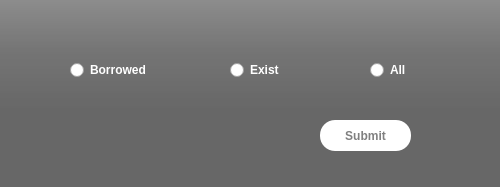
<?xml version="1.0" encoding="UTF-8"?>
<ui version="4.0">
 <class>MainWindow</class>
 <widget class="QMainWindow" name="MainWindow">
  <property name="geometry">
   <rect>
    <x>0</x>
    <y>0</y>
    <width>500</width>
    <height>187</height>
   </rect>
  </property>
  <property name="windowTitle">
   <string>Book Status</string>
  </property>
  <widget class="QWidget" name="centralwidget">
   <widget class="QLabel" name="label">
    <property name="geometry">
     <rect>
      <x>0</x>
      <y>0</y>
      <width>500</width>
      <height>187</height>
     </rect>
    </property>
    <property name="styleSheet">
     <string notr="true">border-image: url(:/newPrefix/bg1.jpg);</string>
    </property>
    <property name="text">
     <string/>
    </property>
   </widget>
   <widget class="QLabel" name="label_2">
    <property name="geometry">
     <rect>
      <x>0</x>
      <y>0</y>
      <width>500</width>
      <height>187</height>
     </rect>
    </property>
    <property name="styleSheet">
     <string notr="true">background-color: qlineargradient(spread:pad, x1:0, x2:0, y2:0.715909, stop:0 rgba(0,0,0,9), stop:0.375 rgba(0,0,0,50), stop:0.835277 rgba(0,0,0,75));
</string>
    </property>
    <property name="text">
     <string/>
    </property>
   </widget>
   <widget class="QLabel" name="label_3">
    <property name="geometry">
     <rect>
      <x>0</x>
      <y>0</y>
      <width>500</width>
      <height>187</height>
     </rect>
    </property>
    <property name="styleSheet">
     <string notr="true">background-color: rgba(0,0,0,100);
</string>
    </property>
    <property name="text">
     <string/>
    </property>
   </widget>
   <widget class="QPushButton" name="button">
    <property name="geometry">
     <rect>
      <x>320</x>
      <y>120</y>
      <width>91</width>
      <height>31</height>
     </rect>
    </property>
    <property name="font">
     <font>
      <pointsize>9</pointsize>
      <weight>75</weight>
      <bold>true</bold>
     </font>
    </property>
    <property name="cursor">
     <cursorShape>PointingHandCursor</cursorShape>
    </property>
    <property name="styleSheet">
     <string notr="true">QPushButton#button{
	background-color: rgb(255,255,255);
	border-radius: 15px;
	color: grey;
}
QPushButton#button:hover{
	background-color: rgb(255,255,255,210);
	border-radius: 15px;
	color: black;
}
QPushButton#button:pressed{
	background-color: rgb(255,255,255,210);
	padding-top: 5px;
	padding-left: 5px;
}</string>
    </property>
    <property name="text">
     <string>Submit</string>
    </property>
   </widget>
   <widget class="QRadioButton" name="all">
    <property name="geometry">
     <rect>
      <x>370</x>
      <y>60</y>
      <width>95</width>
      <height>20</height>
     </rect>
    </property>
    <property name="font">
     <font>
      <pointsize>9</pointsize>
      <weight>75</weight>
      <bold>true</bold>
     </font>
    </property>
    <property name="styleSheet">
     <string notr="true">color: white;</string>
    </property>
    <property name="text">
     <string>All</string>
    </property>
   </widget>
   <widget class="QRadioButton" name="exist">
    <property name="geometry">
     <rect>
      <x>230</x>
      <y>60</y>
      <width>95</width>
      <height>20</height>
     </rect>
    </property>
    <property name="font">
     <font>
      <pointsize>9</pointsize>
      <weight>75</weight>
      <bold>true</bold>
     </font>
    </property>
    <property name="styleSheet">
     <string notr="true">color: white;</string>
    </property>
    <property name="text">
     <string>Exist</string>
    </property>
   </widget>
   <widget class="QRadioButton" name="borrow">
    <property name="geometry">
     <rect>
      <x>70</x>
      <y>60</y>
      <width>95</width>
      <height>20</height>
     </rect>
    </property>
    <property name="font">
     <font>
      <pointsize>9</pointsize>
      <weight>75</weight>
      <bold>true</bold>
     </font>
    </property>
    <property name="styleSheet">
     <string notr="true">color: white;</string>
    </property>
    <property name="text">
     <string>Borrowed</string>
    </property>
   </widget>
  </widget>
 </widget>
 <resources>
  <include location="res.qrc"/>
 </resources>
 <connections/>
</ui>
